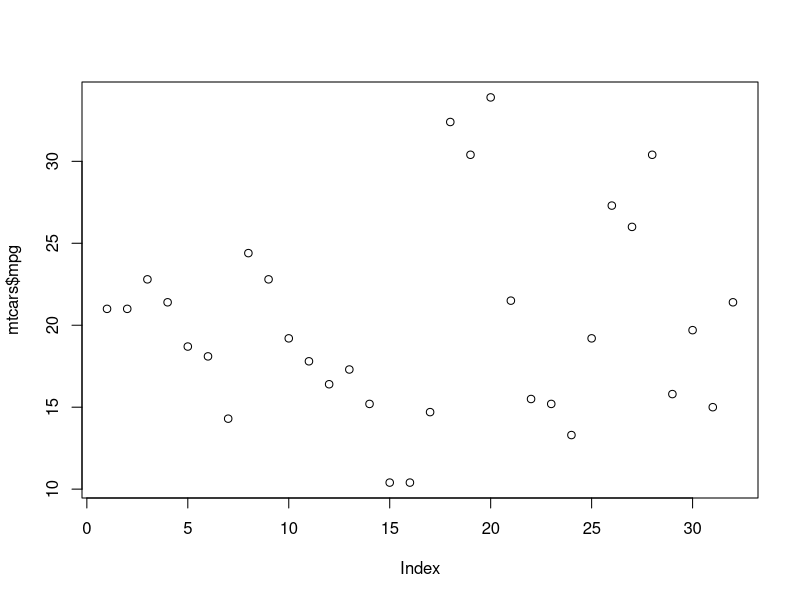
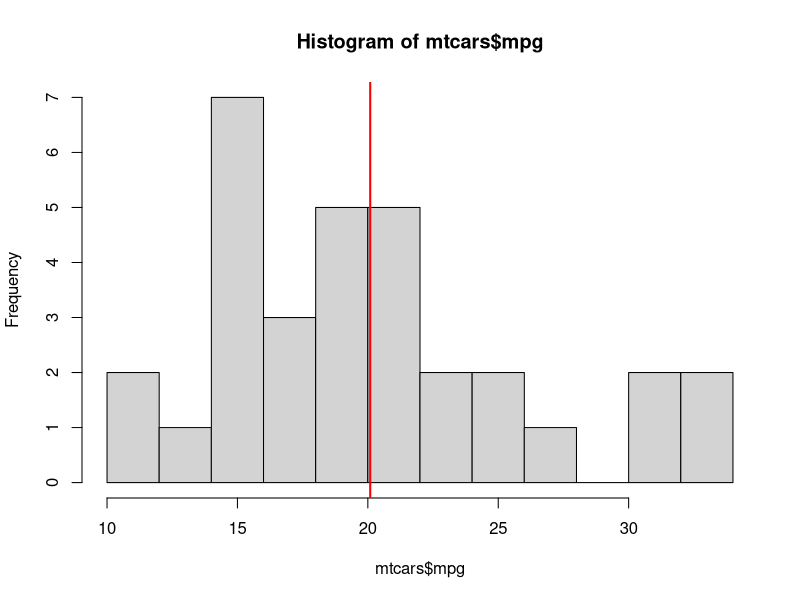
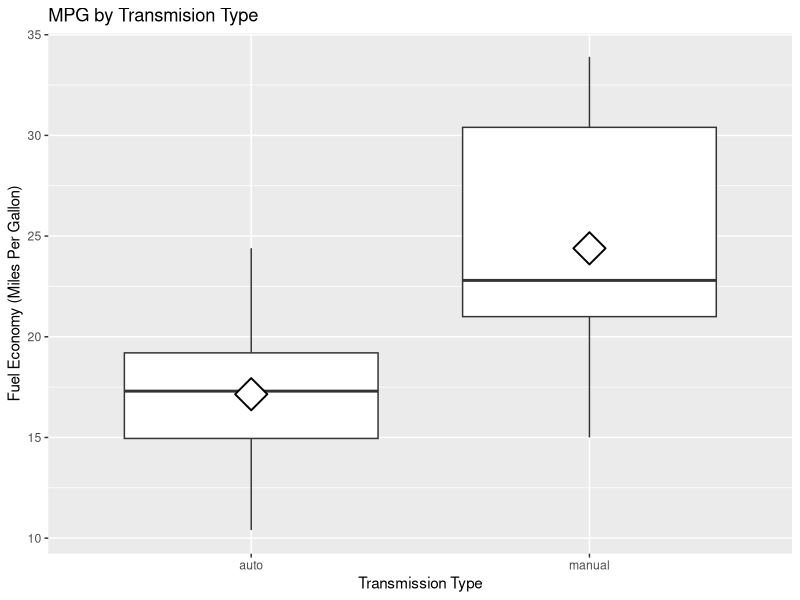
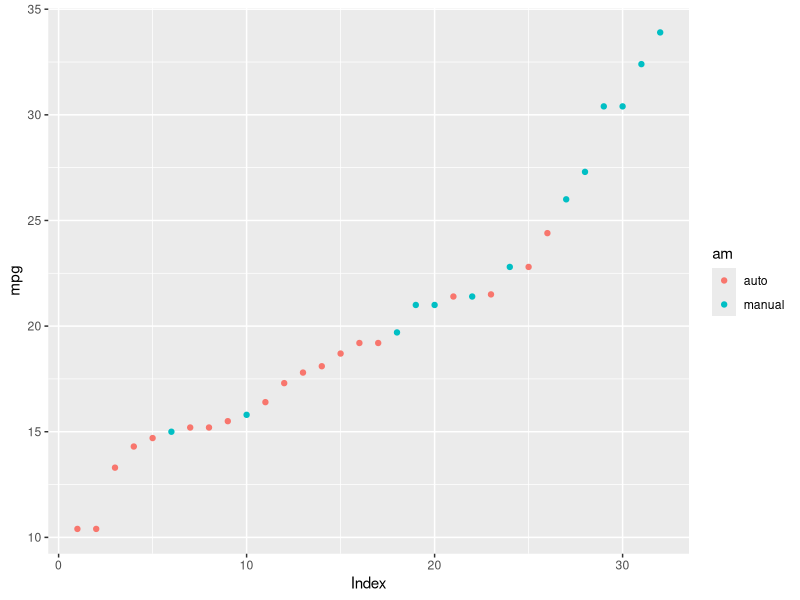
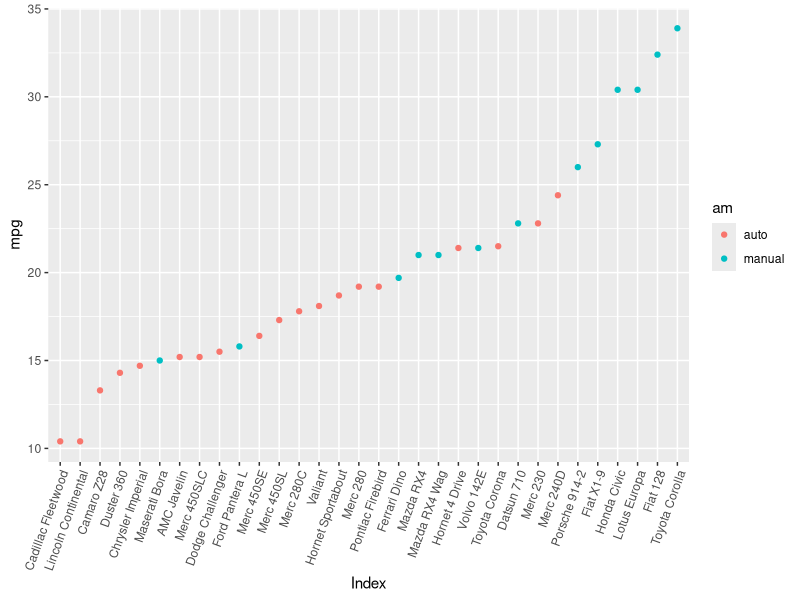
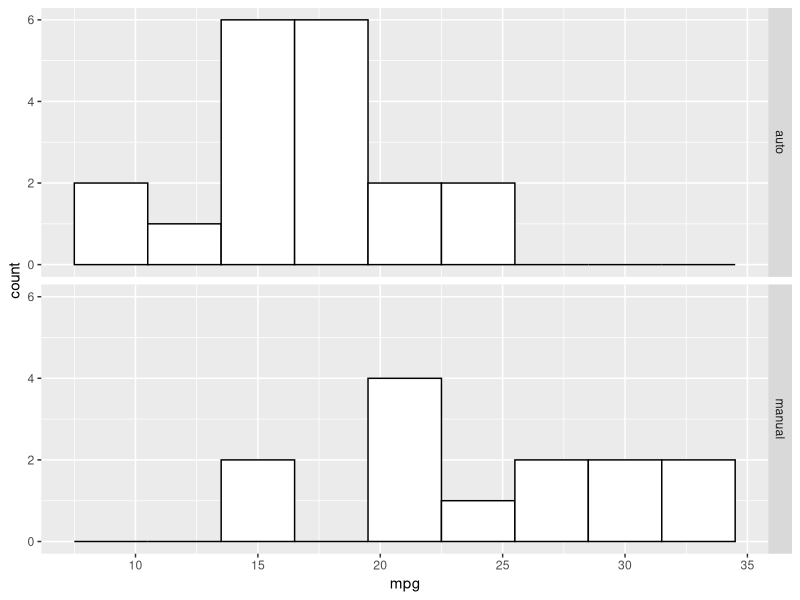
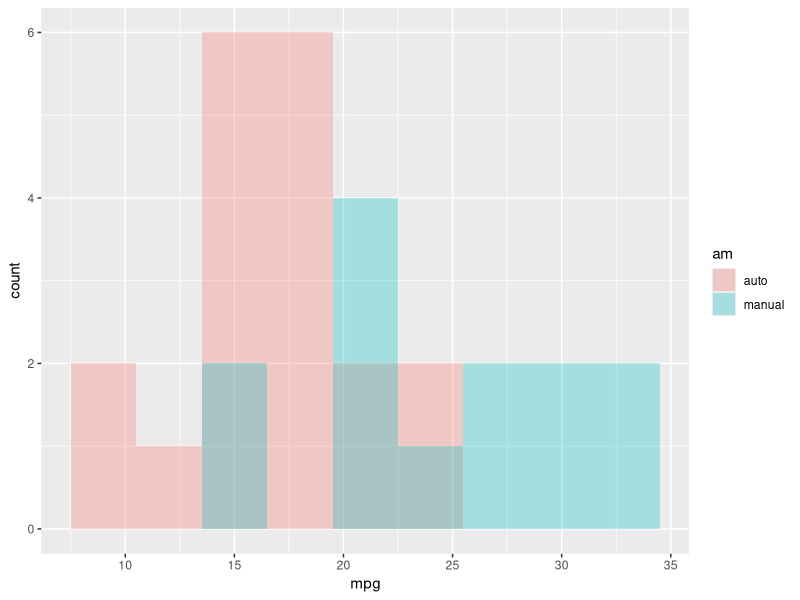
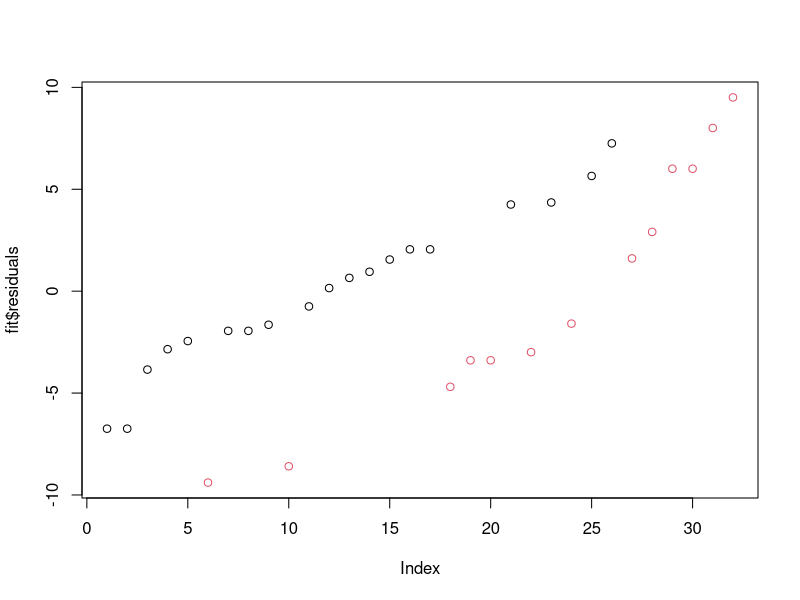

Here is the R script that generated these plots, in order: (Note: this script raises an error after producing the figures.)
###MPG Analysis

###key questions
###Is an automatic or manual transmission better for MPG? Better = more MPG
###Quantify the MPG difference between automatic and manual transmissions-i.e. manual associated with XX additional mpg ctp

###load required packages
library(ggplot2)
library(plyr)


###grab the data

data("mtcars")
str(mtcars)
summary(mtcars$mpg)
head(mtcars)
?mtcars
###key stats
###32 obs of 11 vars including our  of interest

table(mtcars$am)
###19 automatics and 13 manuals so a relativley even split



###get trans type as a factor 
mtcars$am<-factor(mtcars$am)
levels(mtcars$am)<-c("auto","manual")

###Lets add vehicle type as a variable just for fun
mtcars$model<-row.names(mtcars)


plot(mtcars$mpg)
###from the scatter plot mpg is all over the map


hist(mtcars$mpg, breaks = 10)
abline(v=mean(mtcars$mpg), col="red", lwd=2)
###the hist is vaugely normal-a bit weight to the left with mean 20 mpg

g<-ggplot(mtcars, aes(x=am, y=mpg))
g<-g+geom_boxplot(notch = F)+xlab("Transmission Type")+ylab("Fuel Economy (Miles Per Gallon)")+ggtitle("MPG by Transmision Type")+stat_summary(fun.y = "mean",shape=23, size=2, fill="white")
g
###looks like a big difference in both center and spread based on transmission type.  Manual transmissions have higher average mpg and greater variability

###lets arrange in order of mpg
mtcars<-arrange(mtcars, mpg)
g<-ggplot(mtcars, aes(y=mpg, x=seq_along(mpg), color=am))+geom_point()+xlab("Index")
g

###lets add the models for fun 
g<-ggplot(mtcars, aes(y=mpg, x=reorder(model, mpg, sum), color=am))+geom_point()+xlab("Index")+theme(axis.text.x=element_text(angle=70, hjust=1, vjust=1))
g

###rather than a standard scatterplot-I've arranged by mpg and we can see that thse at the low end are almost all automatics 


###looks like pretty good initial evidence that transmision type does matter and that manual is associated with greater fuel economy.  But we haven't explored other variables.

###Ho: Mean(mpg|auto)-mean(mpg|manual)=0
###Ha: Mean(mpg|auto)-mean(mpg|manual)!=0

### We could do a quick t test to see if the difference is signficant
auto<-subset(mtcars, am=="auto")
manual<-subset(mtcars, am=="manual")

g<-ggplot(mtcars, aes(x=mpg))
g<-g+geom_histogram(fill="white", color="black", binwidth = 3)+facet_grid(am~.)
g

h<-ggplot(mtcars, aes(x=mpg, fill=am))
h<-h+geom_histogram(position = "identity", alpha=0.3, binwidth = 3)
h

i<-ggplot(mtcars, aes(x=mpg, fill=am))+geom_density(alpha=.3)


          
          
test<-t.test(auto$mpg, manual$mpg, paired = FALSE)

test$conf
test$p.value
###0 not included in confidence interval and pvalue less than .05 good evidence that theobserbved diffrence is statsically signficant 


###now lets fit a linear model with mpg as the outcome and transmision type as the predictor 

fit<-lm(mpg~am, mtcars)
summary(fit)

###the coeffcient on tranmission type 7.245 is statistically signficant and implies that all else being equal a car with manual transmision wil get 7.245 mpg more than one with an automatic 
###transmission.  The R2 indicates that transmission types explains 35.8% of the observed variation in fuel economy. 

plot(fit$residuals, col=mtcars$am)
plot(mtcars$am, fit$residuals)

ggplot(fit$residuals)

fitted(fit)

###diagnostics-lets check on our model
plot(fit)

####now lets try all the vars
fitall<-lm(mpg~., data=mtcars)
summary(fitall)$coef

###diagnostics
plot(fit)

###the only thing signficant at all (at .1 is wt)

###interactions
###wt am and wt:m all sig at the .01 level r 2 .833

fitwtamint<-lm(mpg~am+wt+am:wt,mtcars)
plot(fitwtamint$residuals)
summary(fitwtamint)

plot(fitwtamint)


###test nested models
fit1<-lm(mpg~am,data=mtcars)
fit2<-update(fit1, mpg~am+wt)
fit3<-update(fit2, mpg~am+wt+disp)
fit4<-update(fit2, mpg~am+wt+hp)

anova(fit1, fit2,fit4)
